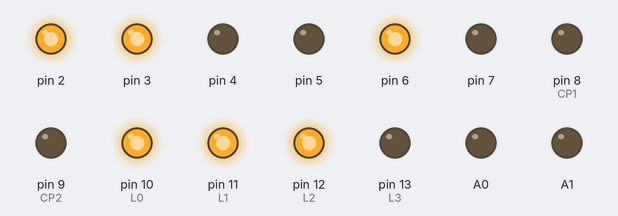
A sketch run on a simulated Arduino Nano Every. Parts: output pins drawn as LEDs (lit = HIGH). Random numbers use the default seed unless the sketch sets one.

Above: at 0.12 s.
At 4.87 s:
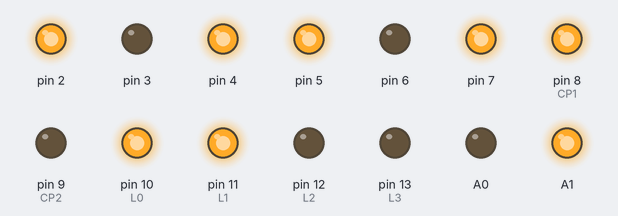
At 9.87 s:
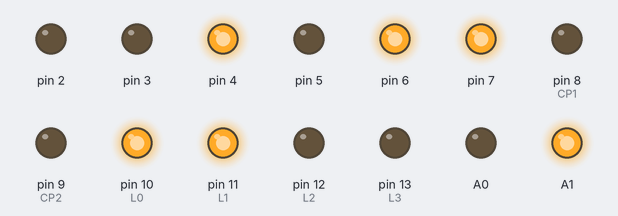
At 19.87 s:
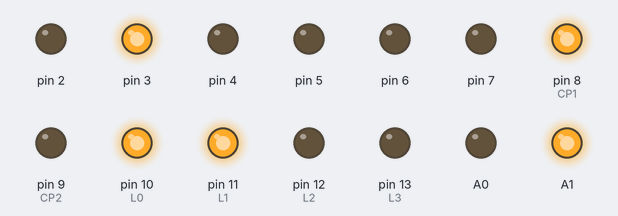
At 29.62 s:
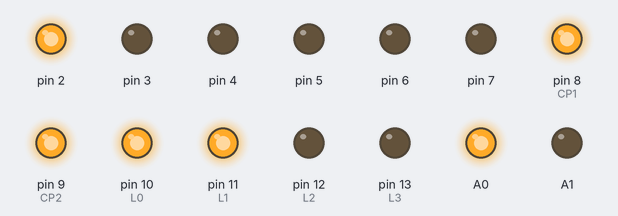
At 39.63 s:
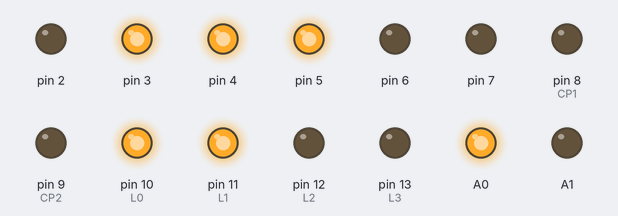
Timing chart, 0 to 40.0 s (numbered marks = the images above):
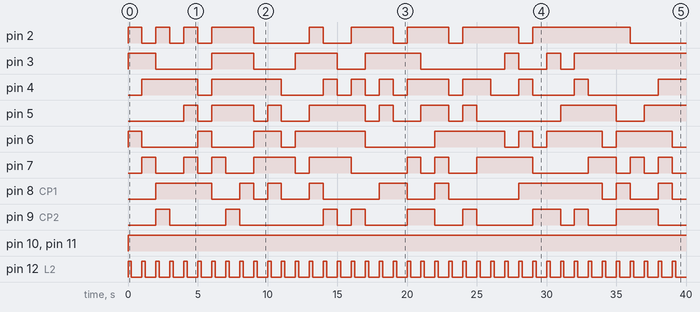

The sketch:

arduino-cube.ino
```cpp
#include <Arduino.h>
#include "constants.h"

void set_output(byte value, const int latch) {
  for (int pin = PA0; pin <= PA7; pin += 1) {
    digitalWrite(pin, value & 1);
    value = value >> 1;
  }
  digitalWrite(latch, LOW);
  delayMicroseconds(1);
  digitalWrite(latch, HIGH);
}

void setup() {
  pinMode(SW1, INPUT);
  pinMode(SW2, INPUT);

  for(int i = PA0; i <= PA7; i++) {
    digitalWrite(i, LOW);
    pinMode(i, OUTPUT);
  }
  digitalWrite(CP1, HIGH);
  digitalWrite(CP2, HIGH);
  digitalWrite(L0, LOW);
  digitalWrite(L1, LOW);
  digitalWrite(L2, LOW);
  digitalWrite(L3, LOW);

  pinMode(CP1, OUTPUT);
  pinMode(CP2, OUTPUT);
  pinMode(L0, OUTPUT);
  pinMode(L1, OUTPUT);
  pinMode(L2, OUTPUT);
  pinMode(L3, OUTPUT);
}

void loop() {
  set_output(random(0, 255), CP1);
  set_output(random(0, 255), CP2);

  for (int i = L0; i <= L3; i++) {
    digitalWrite(i, HIGH);
    delay(250);
    digitalWrite(i, LOW);
  }
}
```

constants.h
```cpp
#define PA0 2
#define PA1 3
#define PA2 4
#define PA3 5
#define PA4 6
#define PA5 7
#define PA6 8
#define PA7 9
#define PB0 10
#define PB1 11
#define PB2 12
#define PB3 13
#define PB4 A0
#define PB5 A1
#define PB6 A2
#define PB7 A3

#define CP1 PB0
#define CP2 PB1
#define L0 PB2
#define L1 PB3
#define L2 PB4
#define L3 PB5
#define SW2 PB6
#define SW1 PB7
```

Measured:
- by itself, pin 2: LOW → HIGH at 0.00 s, → LOW 1.0 s later, → HIGH 1.0 s later, → LOW 1.0 s later, … (18 changes in this stretch)
- by itself, pin 3: LOW → HIGH at 0.00 s, → LOW 2.0 s later, → HIGH 4.0 s later, → LOW 3.0 s later, … (13 changes in this stretch)
- by itself, pin 4: LOW → HIGH at 1.0 s, → LOW 4.0 s later, → HIGH 1.0 s later, → LOW 5.0 s later, … (19 changes in this stretch)
- by itself, pin 5: LOW → HIGH at 4.0 s, → LOW 1.0 s later, → HIGH 1.0 s later, → LOW 3.0 s later, … (17 changes in this stretch)
- by itself, pin 6: LOW → HIGH at 0.00 s, → LOW 1.0 s later, → HIGH 4.0 s later, → LOW 1.0 s later, … (16 changes in this stretch)
- by itself, pin 7: LOW → HIGH at 1.0 s, → LOW 1.0 s later, → HIGH 2.0 s later, → LOW 1.0 s later, … (22 changes in this stretch)
- by itself, pin 8 (CP1): LOW → HIGH at 2.0 s, → LOW 4.0 s later, → HIGH 2.0 s later, → LOW 1.0 s later, … (18 changes in this stretch)
- by itself, pin 9 (CP2): LOW → HIGH at 2.0 s, → LOW 1.0 s later, → HIGH 4.0 s later, → LOW 1.0 s later, … (18 changes in this stretch)
